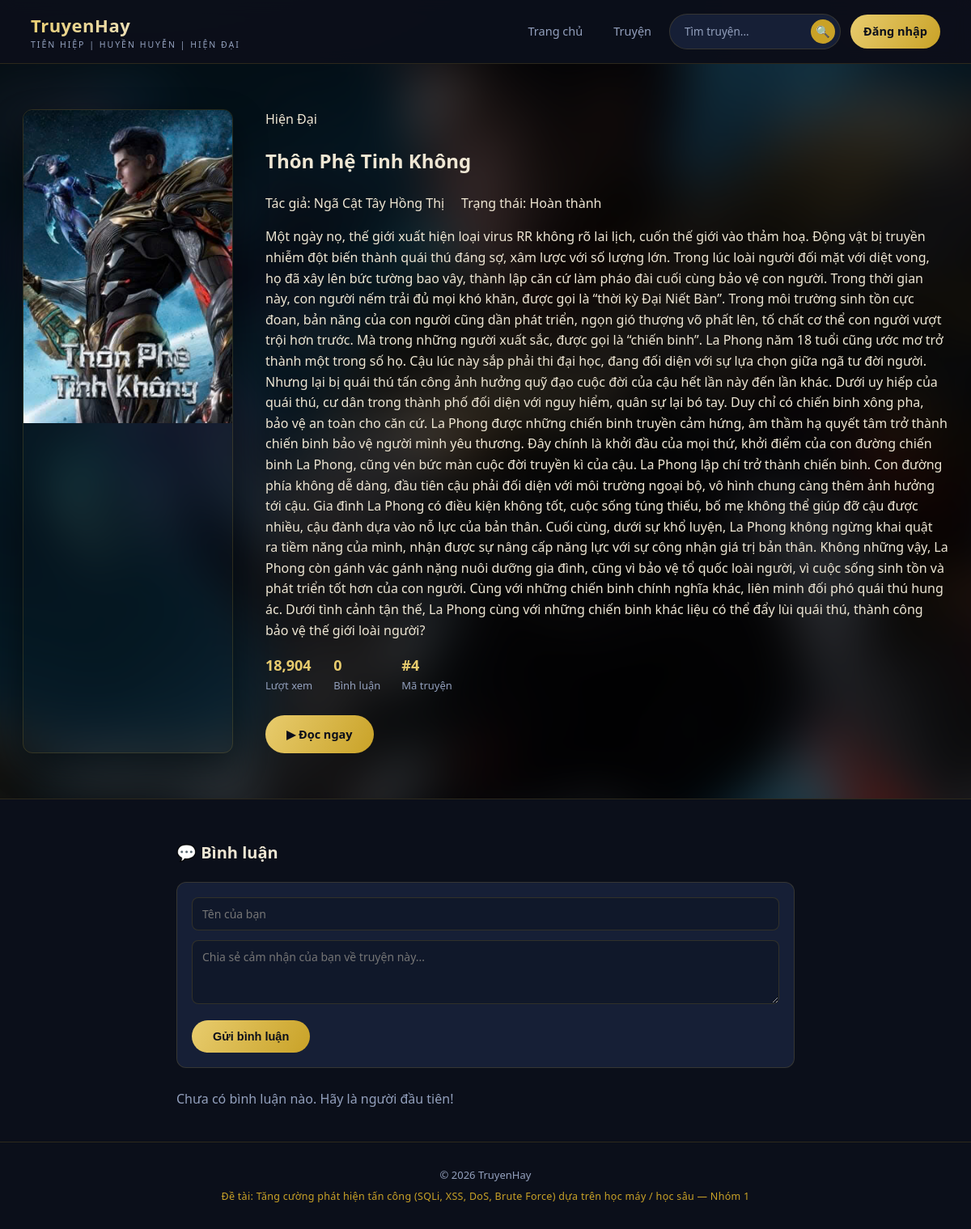
Page /truyen/4 on the committed database.
### tables this page shows
CREATE TABLE truyen (
            id INTEGER PRIMARY KEY AUTOINCREMENT,
            title TEXT NOT NULL,
            author TEXT NOT NULL,
            category TEXT NOT NULL,
            description TEXT,
            image TEXT,
            views INTEGER DEFAULT 0,
            status TEXT NOT NULL DEFAULT "Đang ra",
            create_at TIMESTAMP DEFAULT CURRENT_TIMESTAMP
        );

### app.py (the view, shortened to what this page needs)
@app.route("/truyen/<truyen_id>", methods=["GET", "POST"])
def truyen_detail(truyen_id):
    db = get_db()
    cur = db.cursor()
    if request.method == "GET": #GET
        sql = ("SELECT * FROM truyen WHERE id = {t_id}").format(t_id=truyen_id)
        try: #Lay truyen
            truyen = run_query(sql, fetch="one")
        except sqlite3.Error as e:
            return f"Loi: {e}", 400
        if truyen == None:
            return "Không tìm thấy truyện !", 404
        try: #UPDATE views
            u_sql = "UPDATE truyen SET views = views + 1 WHERE id = {t_id}".format(t_id=truyen_id)
            run_query(u_sql, fetch="none")
        except sqlite3.Error as e:
            pass
        try: #Comments
            cmt_sql = ("SELECT * FROM comments WHERE truyen_id = {id} ORDER BY id"
                       ).format(id=truyen_id)
            comments = run_query(cmt_sql)
        except sqlite3.Error as e:
            comments =[]
        return render_template("truyen_detail.html", truyen=truyen, comments=comments)

### app.py (called while the page is built)
def get_db():
    if "db" not in g:
        g.db = sqlite3.connect(DB_PATH)
        g.db.row_factory = sqlite3.Row
    return g.db

def run_query(query, fetch="all"):
    db = get_db()
    cur = db.cursor()
    cur.execute(query)
    if fetch == "all":
        rows = cur.fetchall()
        return rows
    elif fetch == "one":
        row = cur.fetchone()
        return row
    else:
        db.commit()
        return None

### templates/truyen_detail.html (shortened to what this page needs)
<!DOCTYPE html>
<html lang="vi">
<head>
<link rel="stylesheet" href="{{ url_for('static', filename='style.css') }}">
</head>
<body>
<header class="site-header">
  <div class="header-inner">
    <a href="{{ url_for('index') }}" class="brand">
      <div>
        <div class="brand-text">TruyenHay</div>
        <div class="brand-sub">Tiên hiệp | Huyền huyễn | Hiện đại</div>
      </div>
    </a>
    <nav class="main-nav">
      <a href="{{ url_for('index') }}">Trang chủ</a>
      <a href="{{ url_for('truyen_list') }}">Truyện</a>
      <form class="search-form" action="{{ url_for('truyen_list') }}" method="get">
        <input type="text" name="q" placeholder="Tìm truyện...">
        <button type="submit" aria-label="Tìm kiếm">🔍</button>
      </form>
      {% if session.get('username') %}
        <a href="{{ url_for('logout') }}">Đăng xuất ({{ session.get('username') }})</a>
      {% else %}
        <a href="{{ url_for('login') }}" class="cta">Đăng nhập</a>
      {% endif %}
    </nav>
  </div>
</header>
<section class="detail-hero">
  {% set cover_img = truyen['image'] if truyen['image'] else 'tiennghich.jpg' %}
  {% set cover_url = url_for('static', filename='images/' + cover_img) %}
  <div class="detail-hero-bg" style="background-image: url('{{cover_url}}');"></div>
  <div class="detail-inner">
    <div class="detail-cover">
      <img src="{{cover_url}}" alt="{{ truyen.title }}">
    </div>
    <div class="hero-info">
      <span class="category-tag">{{ truyen['category']}}</span>
      <h1>{{ truyen['title'] }}</h1>
      <div class="author">Tác giả: {{ truyen['author'] }} &nbsp; &nbsp; Trạng thái: {{ truyen['status'] }}</div>
      <p class="desc">{{ truyen['description'] }}</p>
      <div class="stat-row">
        <div class="stat"><b>{{ "{:,}".format(truyen['views'] or 0) }}</b>Lượt xem</div>
        <div class="stat"><b>{{ comments|length }}</b>Bình luận</div>
        <div class="stat"><b>#{{ truyen['id'] }}</b>Mã truyện</div>
      </div>
      <a href="#doc" class="btn btn-primary">▶ Đọc ngay</a>
    </div>
  </div>
</section>
<div class="comments-wrap" id="doc">
  <h2>💬 Bình luận</h2>
  <form class="comment-form" method="post" action="{{ url_for('truyen_detail', truyen_id=truyen['id']) }}">
    <input type="text" name="username" placeholder="Tên của bạn"
           value="{{ session.get('username', '') }}" required>
    <textarea name="content" rows="3" placeholder="Chia sẻ cảm nhận của bạn về truyện này..." required></textarea>
    <button type="submit" class="btn btn-primary">Gửi bình luận</button>
  </form>
  {% for c in comments %}
  <div class="comment-item">
    <div class="who">{{ c.username }}<span class="when">{{ c.created_at }}</span></div>
    <div class="body">{{ c.content|safe }}</div>
  </div>
  {% else %}
  <p style="color:var(--muted);">Chưa có bình luận nào. Hãy là người đầu tiên!</p>
  {% endfor %}
</div>
<footer class="site-footer">
  <div>© 2026 TruyenHay</div>
  <div class="project-line">Đề tài: Tăng cường phát hiện tấn công (SQLi, XSS, DoS, Brute Force) dựa trên học máy / học sâu — Nhóm 1</div>
</footer>
</body>
</html>

### rows in the picture
truyen: category "Hiện Đại", title "Thôn Phệ Tinh Không", author "Ngã Cật Tây Hồng Thị", status "Hoàn thành", description "Một ngày nọ, thế giới xuất hiện loại virus RR không rõ lai lịch, cuốn thế giới vào thảm hoạ. Động vật bị truyền nhiễm đột biến thành quái thú đáng sợ, xâm lược với số lượng lớn. Trong lúc loài người đối mặt với diệt vong, họ đã xây lên bức tường bao vây, thành lập căn cứ làm pháo đài cuối cùng bảo vệ con người. Trong thời gian này, con người nếm trải đủ mọi khó khăn, được gọi là “thời kỳ Đại Niết Bàn”. Trong môi trường sinh tồn cực đoan, bản năng của con người cũng dần phát triển, ngọn gió thượng võ phất lên, tố chất cơ thể con người vượt trội hơn trước. Mà trong những người xuất sắc, được gọi là “chiến binh”. La Phong năm 18 tuổi cũng ước mơ trở thành một trong số họ. Cậu lúc này sắp phải…", views "18,904", id "4"

### other values in the picture
{{ comments|length }} "0"
